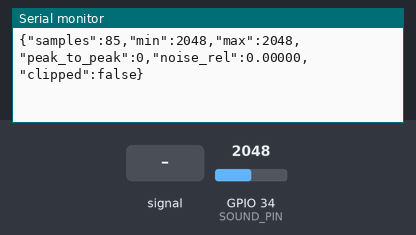
A sketch run on a simulated ESP32. On the bench: the last lines printed to the serial monitor. The inputs (shaded band) are chosen by the test bench; at power-on: GPIO 34 (SOUND_PIN) = 2048 (analog values on the 0–4095 scale).

Above: at 1.2 s.
1.3 s: GPIO 34 (SOUND_PIN) set to 0
At 1.31 s:
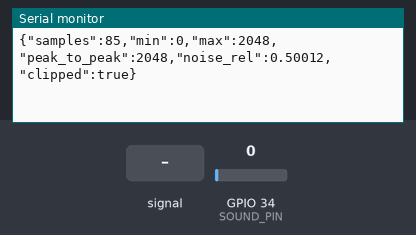
2.9 s: GPIO 34 (SOUND_PIN) set to 491
At 2.91 s:
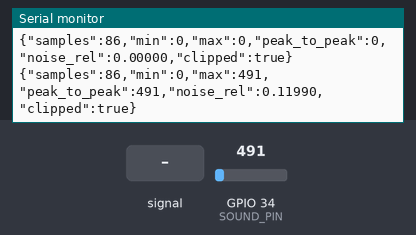
4.4 s: GPIO 34 (SOUND_PIN) fed a 200 Hz sine of ±327 counts around its level
At 4.41 s:
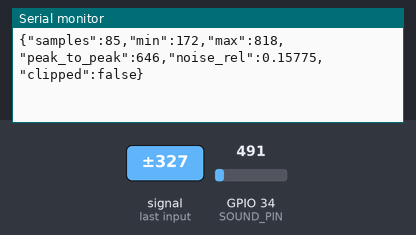
Timing chart, 0 to 7.4 s (numbered marks = the images above; inputs shaded):
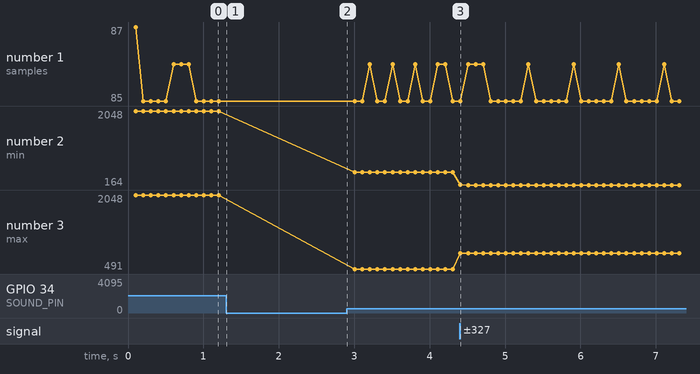

The sketch:

sound_bench.ino
```cpp
// Historical physical capture profile; default remains cooperative 100 ms.
#if defined(BENCH_CAPTURE_500MS)
#include "capture_500ms.h"
#else
// B-08 AO/G/+/DO, exact variant/power unconfirmed. DO is intentionally unused.
// Only ADC34 is configured; no network or actuator initialization.
#include <Arduino.h>
constexpr uint8_t SOUND_PIN = 34;
constexpr uint32_t WINDOW_MS = 100;
constexpr uint32_t SAMPLE_US = 1000;
uint32_t windowAt = 0, sampleAt = 0;
uint16_t minimum = 4095, maximum = 0;
uint32_t samples = 0;
void setup() {
  Serial.begin(115200);
  pinMode(SOUND_PIN, INPUT);
  analogReadResolution(12);
  analogSetPinAttenuation(SOUND_PIN, ADC_11db);
  Serial.println("B-08: AO GPIO34; DO libre. Confirmar variante/VCC/nivel antes de conectar. Ruido relativo, NO dB.");
  windowAt = millis(); sampleAt = micros();
}
void loop() {
  const uint32_t now = millis(), us = micros();
  if (us - sampleAt >= SAMPLE_US) {
    sampleAt = us;
    const uint16_t value = analogRead(SOUND_PIN);
    if(value < minimum) minimum = value;
    if(value > maximum) maximum = value;
    ++samples;
  }
  if (now - windowAt < WINDOW_MS) return;
  if (samples) Serial.printf("{\"samples\":%lu,\"min\":%u,\"max\":%u,\"peak_to_peak\":%u,\"noise_rel\":%.5f,\"clipped\":%s}\n",static_cast<unsigned long>(samples),minimum,maximum,maximum-minimum,(maximum-minimum)/4095.0,(minimum==0||maximum==4095)?"true":"false");
  else Serial.println("{\"samples\":0,\"noise_rel\":null}");
  windowAt = now; samples = 0; minimum = 4095; maximum = 0;
}

#endif
```

Measured:
- after the input at 1.3 s, the serial monitor: prints a new line at once (image 1)
- after the input at 2.9 s, the serial monitor: prints a new line at once (image 2)
- after the input at 4.4 s, the serial monitor: prints a new line at once (image 3)
- plotted number 2: 2048 → 491 after the input at 2.9 s, 491 → 164 after the input at 4.4 s
- plotted number 3: 2048 → 491 after the input at 2.9 s, 491 → 818 after the input at 4.4 s
